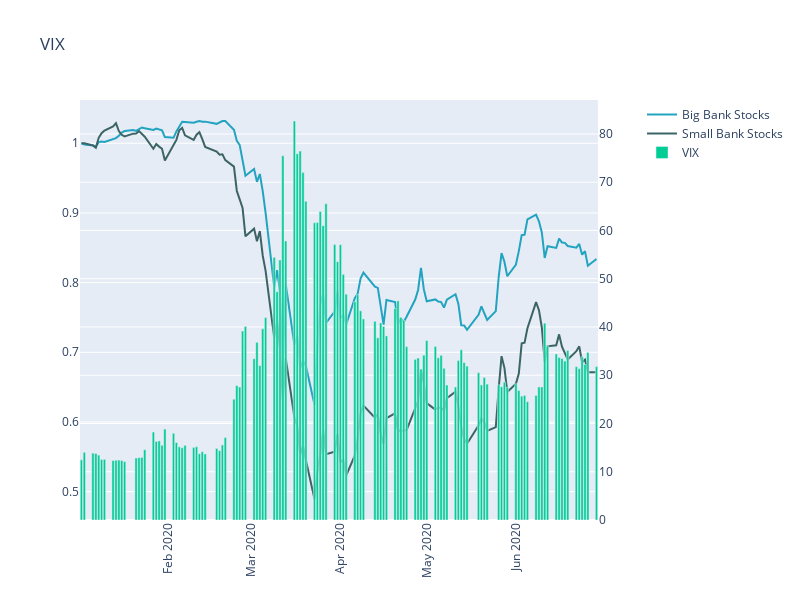

Notebook source saved alongside this figure:
### Code cell
# Plot VIX during the COV-19 period
trace1 = go.Line(
    x=consol_banks.index,
    y=consol_banks['Big Banks'],
    name='Big Bank Stocks',
    marker=dict(
        color='rgb(34,163,192)'
               )
)
trace2 = go.Line(
    x=consol_banks.index,
    y=consol_banks['Small Banks'],
    name='Small Bank Stocks',
    marker=dict(
        color='rgb(60,100,102)'
               )
)
trace3 = go.Bar(
    x=consol_banks.index,
    y=consol_banks['VIX'],
    name='VIX'
)

fig = make_subplots(specs=[[{"secondary_y": True}]])
fig.add_trace(trace1)
fig.add_trace(trace2)
fig.add_trace(trace3,secondary_y=True)
fig['layout'].update(height = 600, width = 800, title = "VIX",xaxis=dict(
      tickangle=-90
    ))
fig.show()
